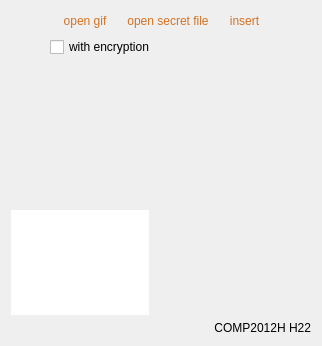
      <widget class="QWidget" name="tab_insert">
       <property name="enabled">
        <bool>true</bool>
       </property>
       <attribute name="title">
        <string>insert</string>
       </attribute>
       <layout class="QVBoxLayout" name="verticalLayout_11">
        <item>
         <layout class="QHBoxLayout" name="horizontalLayout_12" stretch="2,1,1,1,2">
          <property name="spacing">
           <number>20</number>
          </property>
          <item>
           <spacer name="horizontalSpacer_12">
            <property name="orientation">
             <enum>Qt::Horizontal</enum>
            </property>
            <property name="sizeHint" stdset="0">
             <size>
              <width>40</width>
              <height>20</height>
             </size>
            </property>
           </spacer>
          </item>
          <item>
           <widget class="QPushButton" name="insert_base_button">
            <property name="styleSheet">
             <string notr="true">QPushButton{
background-image: url(:/icon/Qt_threeStatus_ok.png);
border-style: solid;
border-color: black;
border-width: 0px;
border-radius: 2px;
font: 15pt &quot;Bauhaus 93&quot;;
color: rgb(210, 114, 35);
}
QPushButton:hover{background-image: url(:/icon/Qt_threeStatus_ok1.png);}
QPushButton:pressed{background-image: url(:/icon/Qt_threeStatus_ok2.png);}</string>
            </property>
            <property name="text">
             <string>open gif</string>
            </property>
           </widget>
          </item>
          <item>
           <widget class="QPushButton" name="insert_secret_button">
            <property name="styleSheet">
             <string notr="true">QPushButton{
background-image: url(:/icon/Qt_threeStatus_ok.png);
border-style: solid;
border-color: black;
border-width: 0px;
border-radius: 2px;
font: 15pt &quot;Bauhaus 93&quot;;
color: rgb(210, 114, 35);
}
QPushButton:hover{background-image: url(:/icon/Qt_threeStatus_ok1.png);}
QPushButton:pressed{background-image: url(:/icon/Qt_threeStatus_ok2.png);}</string>
            </property>
            <property name="text">
             <string>open secret file</string>
            </property>
           </widget>
          </item>
          <item>
           <widget class="QPushButton" name="insert_button">
            <property name="styleSheet">
             <string notr="true">QPushButton{
background-image: url(:/icon/Qt_threeStatus_ok.png);
border-style: solid;
border-color: black;
border-width: 0px;
border-radius: 2px;
font: 15pt &quot;Bauhaus 93&quot;;
color: rgb(210, 114, 35);
}
QPushButton:hover{background-image: url(:/icon/Qt_threeStatus_ok1.png);}
QPushButton:pressed{background-image: url(:/icon/Qt_threeStatus_ok2.png);}</string>
            </property>
            <property name="text">
             <string>insert</string>
            </property>
           </widget>
          </item>
          <item>
           <spacer name="horizontalSpacer_13">
            <property name="orientation">
             <enum>Qt::Horizontal</enum>
            </property>
            <property name="sizeHint" stdset="0">
             <size>
              <width>40</width>
              <height>20</height>
             </size>
            </property>
           </spacer>
          </item>
         </layout>
        </item>
        <item>
         <layout class="QHBoxLayout" name="horizontalLayout_16" stretch="1,2,4">
          <item>
           <spacer name="horizontalSpacer_18">
            <property name="orientation">
             <enum>Qt::Horizontal</enum>
            </property>
            <property name="sizeHint" stdset="0">
             <size>
              <width>40</width>
              <height>20</height>
             </size>
            </property>
           </spacer>
          </item>
          <item>
           <widget class="QCheckBox" name="insert_check">
            <property name="styleSheet">
             <string notr="true">color: rgb(0,0,0);
font: 63 12pt &quot;Bahnschrift SemiBold Condensed&quot;;</string>
            </property>
            <property name="text">
             <string>with encryption</string>
            </property>
           </widget>
          </item>
          <item>
           <spacer name="horizontalSpacer_17">
            <property name="orientation">
             <enum>Qt::Horizontal</enum>
            </property>
            <property name="sizeHint" stdset="0">
             <size>
              <width>40</width>
              <height>20</height>
             </size>
            </property>
           </spacer>
          </item>
         </layout>
        </item>
        <item>
         <layout class="QHBoxLayout" name="horizontalLayout_13" stretch="8,1,8">
          <item>
           <layout class="QVBoxLayout" name="verticalLayout_9" stretch="3,1,3">
            <item>
             <widget class="QLabel" name="insert_gif_label">
              <property name="text">
               <string/>
              </property>
              <property name="scaledContents">
               <bool>true</bool>
              </property>
             </widget>
            </item>
            <item>
             <spacer name="verticalSpacer_4">
              <property name="orientation">
               <enum>Qt::Vertical</enum>
              </property>
              <property name="sizeHint" stdset="0">
               <size>
                <width>20</width>
                <height>40</height>
               </size>
              </property>
             </spacer>
            </item>
            <item>
             <widget class="Graph" name="insert_secret_graph">
              <property name="frameShape">
               <enum>QFrame::NoFrame</enum>
              </property>
              <property name="verticalScrollBarPolicy">
               <enum>Qt::ScrollBarAlwaysOff</enum>
              </property>
              <property name="horizontalScrollBarPolicy">
               <enum>Qt::ScrollBarAlwaysOff</enum>
              </property>
             </widget>
            </item>
           </layout>
          </item>
          <item>
           <spacer name="horizontalSpacer_14">
            <property name="orientation">
             <enum>Qt::Horizontal</enum>
            </property>
            <property name="sizeHint" stdset="0">
             <size>
              <width>18</width>
              <height>189</height>
             </size>
            </property>
           </spacer>
          </item>
          <item>
           <layout class="QVBoxLayout" name="verticalLayout_10" stretch="2,3,2">
            <item>
             <spacer name="verticalSpacer_5">
              <property name="orientation">
               <enum>Qt::Vertical</enum>
              </property>
              <property name="sizeHint" stdset="0">
               <size>
                <width>20</width>
                <height>40</height>
               </size>
              </property>
             </spacer>
            </item>
            <item>
             <widget class="QLabel" name="insert_result_label">
              <property name="sizePolicy">
               <sizepolicy hsizetype="Preferred" vsizetype="Preferred">
                <horstretch>0</horstretch>
                <verstretch>200</verstretch>
               </sizepolicy>
              </property>
              <property name="text">
               <string/>
              </property>
             </widget>
            </item>
            <item>
             <spacer name="verticalSpacer_6">
              <property name="orientation">
               <enum>Qt::Vertical</enum>
              </property>
              <property name="sizeHint" stdset="0">
               <size>
                <width>20</width>
                <height>40</height>
               </size>
              </property>
             </spacer>
            </item>
           </layout>
          </item>
         </layout>
        </item>
        <item>
         <widget class="QLabel" name="label_4">
          <property name="styleSheet">
           <string notr="true">font: 10pt &quot;Cooper Black&quot;;
color: rgb(0, 0, 0);</string>
          </property>
          <property name="text">
           <string>COMP2012H H22</string>
          </property>
          <property name="alignment">
           <set>Qt::AlignRight|Qt::AlignTrailing|Qt::AlignVCenter</set>
          </property>
         </widget>
        </item>
       </layout>
      </widget>
